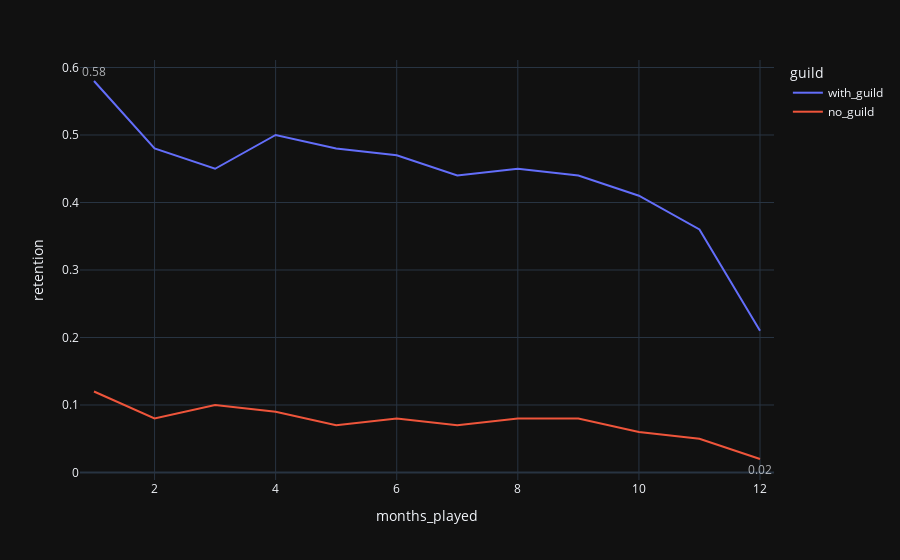

Notebook cell for this chart:
### Code cell
fig = px.line(retention_guild_m, x="months_played", y="retention", color="guild", template='plotly_dark')
fig.add_annotation(showarrow=False,
                   align = 'right',
                   x=retention_guild_m.months_played[retention_guild_m.retention.idxmax()],
                   y=retention_guild_m.max().retention,
                   text=str(retention_guild_m.max().retention),
                   yshift=10,
                   opacity=0.7)

fig.add_annotation(showarrow=False,
                   align = 'right',
                   x=retention_guild_m.months_played[retention_guild_m.retention.idxmin()],
                   y=retention_guild_m.min().retention,
                   text=str(retention_guild_m.min().retention),
                   yshift=-10,
                   opacity=0.7)

fig.show()
fig.write_image("img/retention_guild_join.png")

### Figure 1 — Plotly figure (JSON) as saved in the notebook; plotly's stock layout.template omitted (floating-point values rounded to 4 significant figures)
{"data": [{"hovertemplate": "guild=with_guild<br>months_played=%{x}<br>retention=%{y}<extra></extra>", "legendgroup": "with_guild", "line": {"color": "#636efa", "dash": "solid"}, "mode": "lines", "name": "with_guild", "orientation": "v", "showlegend": true, "type": "scatter", "x": [1, 2, 3, 4, 5, 6, 7, 8, 9, 10, 11, 12], "xaxis": "x", "y": [0.58, 0.48, 0.45, 0.5, 0.48, 0.47, 0.44, 0.45, 0.44, 0.41, 0.36, 0.21], "yaxis": "y"}, {"hovertemplate": "guild=no_guild<br>months_played=%{x}<br>retention=%{y}<extra></extra>", "legendgroup": "no_guild", "line": {"color": "#EF553B", "dash": "solid"}, "mode": "lines", "name": "no_guild", "orientation": "v", "showlegend": true, "type": "scatter", "x": [1, 2, 3, 4, 5, 6, 7, 8, 9, 10, 11, 12], "xaxis": "x", "y": [0.12, 0.08, 0.1, 0.09, 0.07, 0.08, 0.07, 0.08, 0.08, 0.06, 0.05, 0.02], "yaxis": "y"}], "layout": {"annotations": [{"align": "right", "opacity": 0.7, "showarrow": false, "text": "0.58", "x": 1, "y": 0.58, "yshift": 10}, {"align": "right", "opacity": 0.7, "showarrow": false, "text": "0.02", "x": 12, "y": 0.02, "yshift": -10}], "autosize": true, "legend": {"title": {"text": "guild"}, "tracegroupgap": 0}, "margin": {"t": 60}, "xaxis": {"anchor": "y", "autorange": true, "domain": [0, 1], "range": [0.8132, 12.19], "title": {"text": "months_played"}, "type": "linear"}, "yaxis": {"anchor": "x", "autorange": true, "domain": [0, 1], "range": [-0.0203, 0.6203], "title": {"text": "retention"}, "type": "linear"}}}
